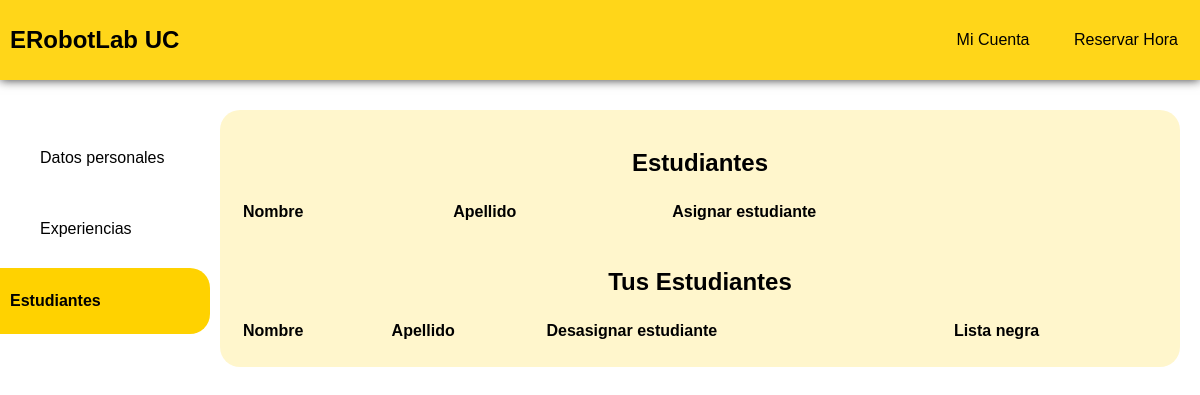
The app's page /cuenta/est (signed in), older data.
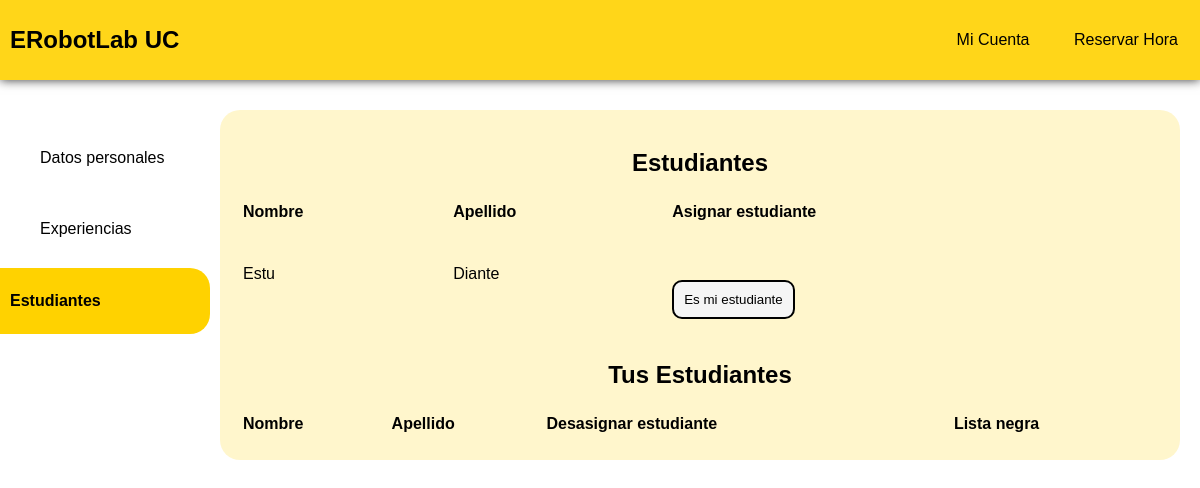
The same page, newer data.
### tables this page shows
CREATE TABLE usuarios (
    id INTEGER PRIMARY KEY AUTOINCREMENT,
    created TIMESTAMP NOT NULL DEFAULT CURRENT_TIMESTAMP,
    name TEXT NOT NULL,
    lastname TEXT NOT NULL,
    mail TEXT NOT NULL CHECK (LIKE('%@%.cl', mail) OR LIKE('%@%.com', mail)), 
    password TEXT NOT NULL CHECK (length(password) > 5),
    tipo TEXT NOT NULL,
    inst TEXT NOT NULL,
    carrera TEXT NOT NULL,
    robotica BIT NOT NULL,
    blacklist BIT NOT NULL DEFAULT 0
);

### app.py (the view, shortened to what this page needs)
@app.route("/cuenta/est", methods = ('POST', 'GET'))
def estuds():
    if not session:
       return redirect(url_for('index'))
    user_id = session["user_id"]
    conn = get_db_connection()
    estuds = conn.execute('SELECT * FROM usuarios WHERE tipo = ?',
                        ('alumno',)).fetchall()
    conn.close()
    mine = []
    not_mine = []
    for estud in estuds:
        if my_teach(user_id, estud['id']):
            mine.append(estud)
        else:
            not_mine.append(estud)
    return render_template("perfil/estudiantes.html", mine = mine, not_mine = not_mine)

### app.py (called while the page is built)
def get_db_connection():
    conn = sqlite3.connect('database.db')
    conn.row_factory = sqlite3.Row
    return conn

def my_teach(id_prof, id_est):
    conn = get_db_connection()
    is_stud = conn.execute('SELECT * FROM estudiante_de WHERE id_est = ? AND id_prof = ?',
                        (id_est, id_prof)).fetchone()
    conn.close()
    if is_stud is None:
        return False
    return True

### templates/perfil/estudiantes.html (shortened to what this page needs)
<!DOCTYPE html>
<html lang="en">
<head>
<link rel="stylesheet" href="{{ url_for('static', filename = 'css/estilo_perfil.css') }}">
</head>
<body>
<div class="header">
  <nav>
    <a class="inlink" href= "{{ url_for('main') }}"><h1> ERobotLab UC</h1></a>
    <div class="nav-links">
        <a class='link' href="">Mi Cuenta</a>
        <a class='link' href="{{ url_for('res') }}">Reservar Hora</a>
    </div>
  </nav>
</div>
<div id="wrapper">
    <div class="sidenav">
    <a class ="not_current" href="{{ url_for('perfil') }}">Datos personales</a>
    <a class ="not_current" href="{{ url_for('exps') }}">Experiencias</a>
    <a class="current" href="#">Estudiantes</a>
    </div>
    <div class="content">
    <h2>Estudiantes</h2>
    <table>
      <form method = "POST">
      <tr>
        <th> Nombre</th>
        <th>Apellido</th>
        <th>Asignar estudiante</th>
      </tr>
       {% for estud in not_mine %}
        <tr>
          <td>{{estud['name']}}</td>
          <td>{{estud['lastname']}}</td>
          <td><button class='boton' type="submit" name="sid" value="A{{estud['id']}}">Es mi estudiante</button></td>
        </tr>
        {% endfor %}
      </table>
      <h2 style="margin-top: 40px">Tus Estudiantes</h2>
      <table>
        <tr>
          <th> Nombre</th>
          <th>Apellido</th>
          <th>Desasignar estudiante</th>
          <th>Lista negra</th>
        </tr>
      </table>
    </div>
</div>
</body>
</html>
</body>
</html>

Row changes from the older to the newer data that the page shows:
added usuarios: name "Estu", lastname "Diante"
